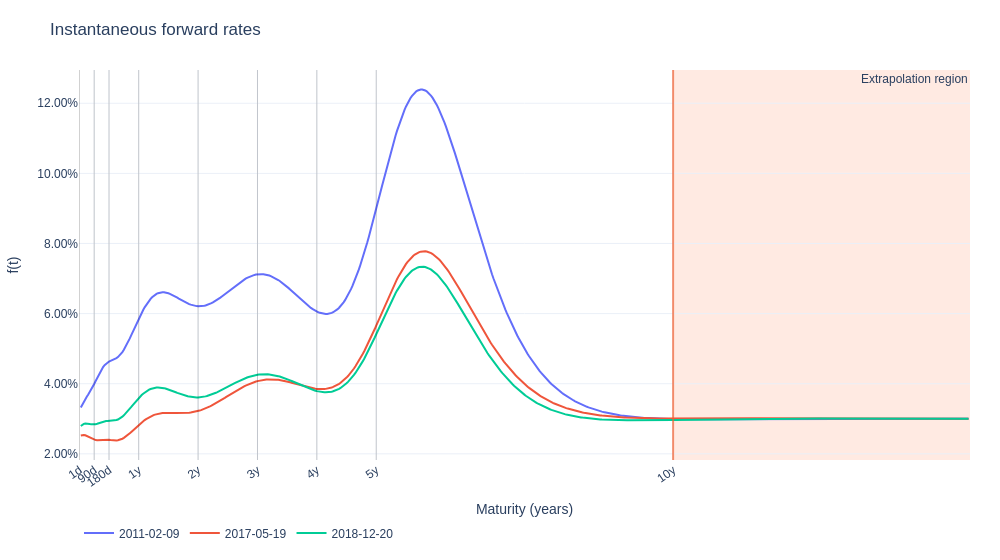

Write notebook code for a chart like this one.
### Markdown cell above
Finally, we plot the instantaneous forward rates for the same dates shown above. The smooth and stable forward shapes suggest that the frequency and smoothness penalties are doing their job. The shaded extrapolation region also makes explicit where the curve is driven purely by model assumptions rather than by market instruments.

One interesting feature is the hump that appears near the boundary of the information set. This hump emerges because the model must satisfy the imposed long-term forward rate: in order to anchor the long-run expectation, the curve is forced to bend upward (and then revert) close to the last liquid maturity. A large hump in this case indicates that the model is *over-correcting* in its choice of instantaneous forward curves to reconcile short-/medium-term market data with the long-term anchor. This is a warning sign that our chosen long-term level is likely inconsistent with the shapes implied by the observed curves.

### Code cell
fig = plot_instant_fwds(model, test_market_rates_df, t_max=15, dates=dates)
fig.show()

### Figure 1 — Plotly figure (JSON) as saved in the notebook; plotly's stock layout.template omitted (floating-point values rounded to 4 significant figures; data arrays with more than 128 entries replaced by an {"elided": "..."} marker saying what was removed)
{"data": [{"mode": "lines", "name": "2011-02-09", "type": "scatter", "x": {"elided": "599 float values"}, "y": {"elided": "599 float values"}}, {"mode": "lines", "name": "2017-05-19", "type": "scatter", "x": {"elided": "599 float values"}, "y": {"elided": "599 float values"}}, {"mode": "lines", "name": "2018-12-20", "type": "scatter", "x": {"elided": "599 float values"}, "y": {"elided": "599 float values"}}], "layout": {"annotations": [{"showarrow": false, "text": "Extrapolation region", "x": 15, "xanchor": "right", "xref": "x", "y": 1, "yanchor": "top", "yref": "y domain"}], "autosize": true, "font": {"family": "Arial", "size": 12}, "legend": {"orientation": "h", "x": 0, "xanchor": "left", "y": -0.15, "yanchor": "top"}, "margin": {"b": 70, "l": 60, "r": 30, "t": 70}, "shapes": [{"layer": "above", "line": {"color": "rgba(0,0,0,0.18)", "width": 1}, "type": "line", "x0": 0.002778, "x1": 0.002778, "xref": "x", "y0": 0, "y1": 1, "yref": "y domain"}, {"layer": "above", "line": {"color": "rgba(0,0,0,0.18)", "width": 1}, "type": "line", "x0": 0.25, "x1": 0.25, "xref": "x", "y0": 0, "y1": 1, "yref": "y domain"}, {"layer": "above", "line": {"color": "rgba(0,0,0,0.18)", "width": 1}, "type": "line", "x0": 0.5, "x1": 0.5, "xref": "x", "y0": 0, "y1": 1, "yref": "y domain"}, {"layer": "above", "line": {"color": "rgba(0,0,0,0.18)", "width": 1}, "type": "line", "x0": 1, "x1": 1, "xref": "x", "y0": 0, "y1": 1, "yref": "y domain"}, {"layer": "above", "line": {"color": "rgba(0,0,0,0.18)", "width": 1}, "type": "line", "x0": 2, "x1": 2, "xref": "x", "y0": 0, "y1": 1, "yref": "y domain"}, {"layer": "above", "line": {"color": "rgba(0,0,0,0.18)", "width": 1}, "type": "line", "x0": 3, "x1": 3, "xref": "x", "y0": 0, "y1": 1, "yref": "y domain"}, {"layer": "above", "line": {"color": "rgba(0,0,0,0.18)", "width": 1}, "type": "line", "x0": 4, "x1": 4, "xref": "x", "y0": 0, "y1": 1, "yref": "y domain"}, {"layer": "above", "line": {"color": "rgba(0,0,0,0.18)", "width": 1}, "type": "line", "x0": 5, "x1": 5, "xref": "x", "y0": 0, "y1": 1, "yref": "y domain"}, {"layer": "above", "line": {"color": "rgba(0,0,0,0.18)", "width": 1}, "type": "line", "x0": 10, "x1": 10, "xref": "x", "y0": 0, "y1": 1, "yref": "y domain"}, {"fillcolor": "LightSalmon", "layer": "below", "line": {"width": 0}, "opacity": 0.22, "type": "rect", "x0": 10, "x1": 15, "xref": "x", "y0": 0, "y1": 1, "yref": "y domain"}, {"layer": "above", "line": {"color": "rgba(255,100,50,0.65)", "width": 2}, "type": "line", "x0": 10, "x1": 10, "xref": "x", "y0": 0, "y1": 1, "yref": "y domain"}], "title": {"text": "Instantaneous forward rates", "xanchor": "left"}, "width": 1000, "xaxis": {"automargin": true, "showgrid": true, "tickangle": -35, "tickfont": {"size": 12}, "tickmode": "array", "ticktext": ["1d", "90d", "180d", "1y", "2y", "3y", "4y", "5y", "10y"], "tickvals": [0.002778, 0.25, 0.5, 1, 2, 3, 4, 5, 10], "title": {"text": "Maturity (years)"}, "zeroline": false}, "yaxis": {"showgrid": true, "tickformat": ".2%", "title": {"text": "f(t)"}, "zeroline": false}}}
